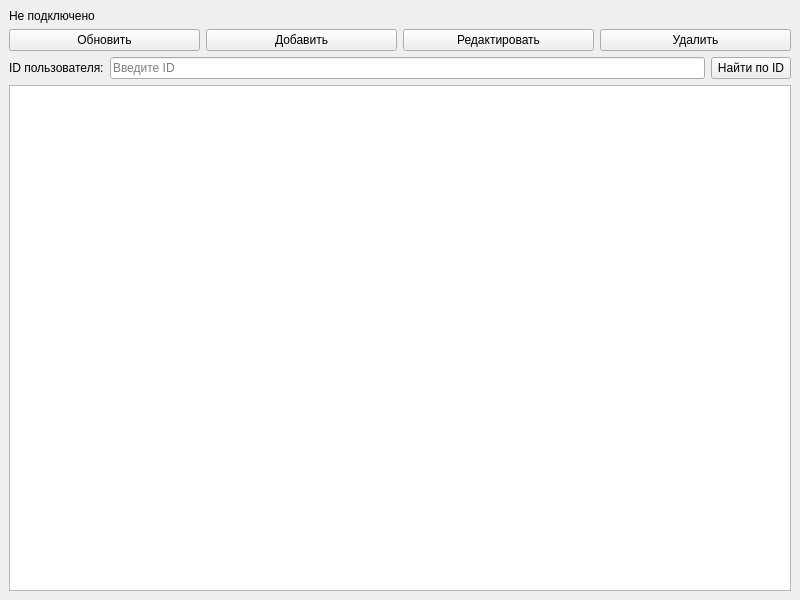
<?xml version='1.0' encoding='UTF-8'?>
<ui version="4.0">
 <class>MainWindow</class>
 <widget class="QMainWindow" name="MainWindow">
  <property name="geometry">
   <rect>
    <x>0</x>
    <y>0</y>
    <width>800</width>
    <height>600</height>
   </rect>
  </property>
  <property name="windowTitle">
   <string>MainWindow</string>
  </property>
  <widget class="QWidget" name="centralwidget">
   <layout class="QVBoxLayout" name="verticalLayout">
    <item>
     <widget class="QLabel" name="statusLabel">
      <property name="text">
       <string>Не подключено</string>
      </property>
     </widget>
    </item>
    <item>
     <layout class="QHBoxLayout" name="buttonsLayout">
      <item>
       <widget class="QPushButton" name="refreshButton">
        <property name="text">
         <string>Обновить</string>
        </property>
       </widget>
      </item>
      <item>
       <widget class="QPushButton" name="addUserButton">
        <property name="text">
         <string>Добавить</string>
        </property>
       </widget>
      </item>
      <item>
       <widget class="QPushButton" name="editUserButton">
        <property name="text">
         <string>Редактировать</string>
        </property>
       </widget>
      </item>
      <item>
       <widget class="QPushButton" name="deleteUserButton">
        <property name="text">
         <string>Удалить</string>
        </property>
       </widget>
      </item>
     </layout>
    </item>
    <item>
     <layout class="QHBoxLayout" name="searchLayout">
      <item>
       <widget class="QLabel" name="userIdLabel">
        <property name="text">
         <string>ID пользователя:</string>
        </property>
       </widget>
      </item>
      <item>
       <widget class="QLineEdit" name="userIdEdit">
        <property name="placeholderText">
         <string>Введите ID</string>
        </property>
       </widget>
      </item>
      <item>
       <widget class="QPushButton" name="findUserButton">
        <property name="text">
         <string>Найти по ID</string>
        </property>
       </widget>
      </item>
     </layout>
    </item>
    <item>
     <widget class="QTableWidget" name="usersTable">
    </widget>
    </item>
   </layout>
  </widget>
 </widget>
 <resources />
 <connections />
</ui>
